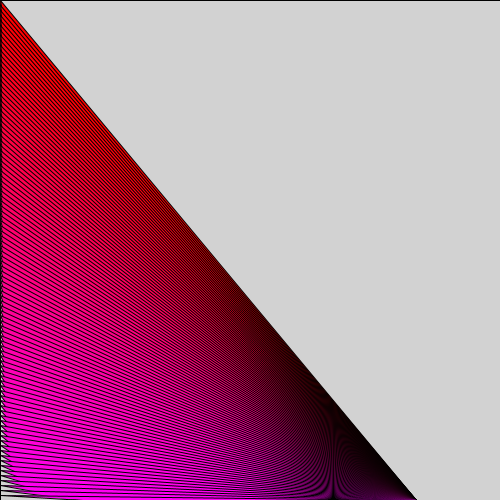
Frame 1 (no input)
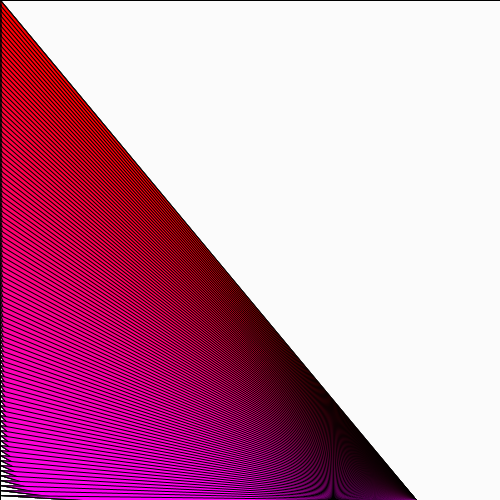
Frame 60 (the mouse pressed at the canvas centre just before this capture)
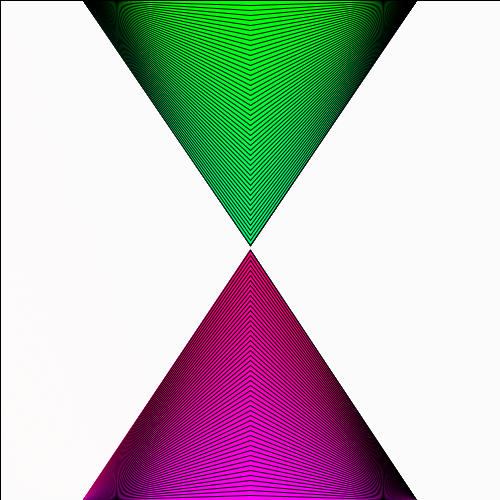
Frame 120 (the mouse held since frame 60 and released just before this capture)

The Processing sketch that drew these frames (run headless with seeded random() and noise(); from frame 60 on, the mouse is pressed at the canvas centre):

// Processing sketch: processing_37446
// ── processing_37446.pde

//Homework 5 - 60-257
// copyright Eric Mackie September 2011 Pittsburgh, PA 15221
float myMouseT, myMouseB;
void setup() {
  size(500, 500);
  noCursor();
}
void draw () {
  myMouseT= mouseY - 5;
  myMouseB = mouseY;
  fill(255, 30);
  rectMode(CENTER);
  rect(width/2, height/2, width, height);

    while (myMouseB<=505){
      fill(255,0,myMouseB/2);
    triangle(mouseX, myMouseB, width/6, height, 5*width/6, height);
    myMouseB = myMouseB +5;
  }
  
  while (myMouseT>=-10) {
    fill(0,255,myMouseT/2);
    triangle(mouseX, myMouseT, width/6, 0, 5*width/6, 0);
    myMouseT = myMouseT - 5;
  }
}

                
